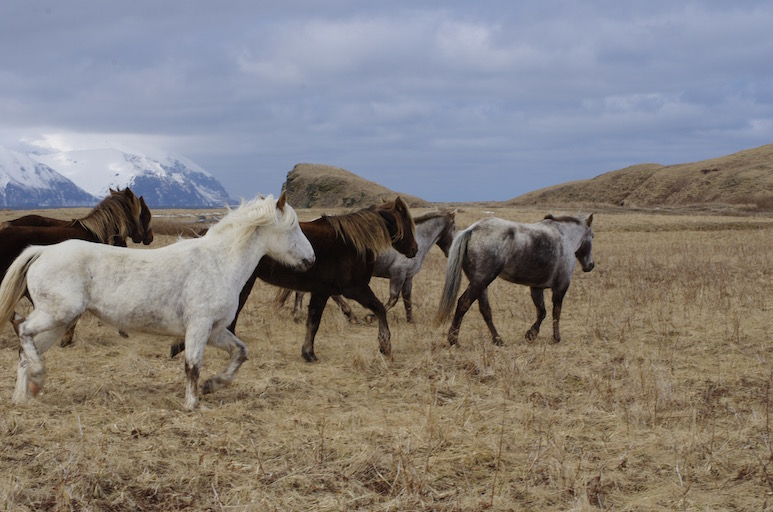
#> input picture horses.jpg, 773 x 512 px, found by its file name
$ python demo2.py
#> lines starting #> are read from the running program, lines starting #| are printed output that depends on the picture
#> further down, image is the input picture: shape (512, 773, 3); mean B, G, R 125.2, 128.2, 133.3
import cv2
import numpy as np


# 自定义函数实现直方图均衡
def custom_histogram_equalization(image):
    # 转换为灰度图像
    gray_image = cv2.cvtColor(image, cv2.COLOR_BGR2GRAY)
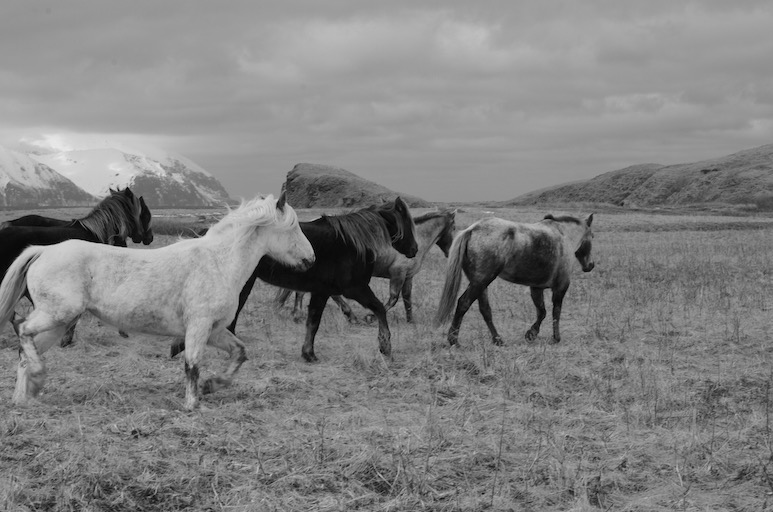
#> gray_image: shape (512, 773); min 0, max 234, mean 129.4

    # 计算直方图
    hist, bins = np.histogram(gray_image.flatten(), bins=256, range=(0, 256))
#> hist = 256 values, max 9690 at index 155, min 0 at index 235, mean 1546; bins = 257 values from 0 to 256

    # 计算累积分布函数（CDF）
    cdf = hist.cumsum()
#> cdf = 256 values from 18 to 395776

    # 归一化CDF
    cdf_normalized = cdf * hist.max() / cdf.max()
#> cdf_normalized = 256 values from 0.441 to 9690

    # 使用CDF进行均衡化
    equalized_image = np.interp(gray_image, bins[:-1], cdf_normalized)
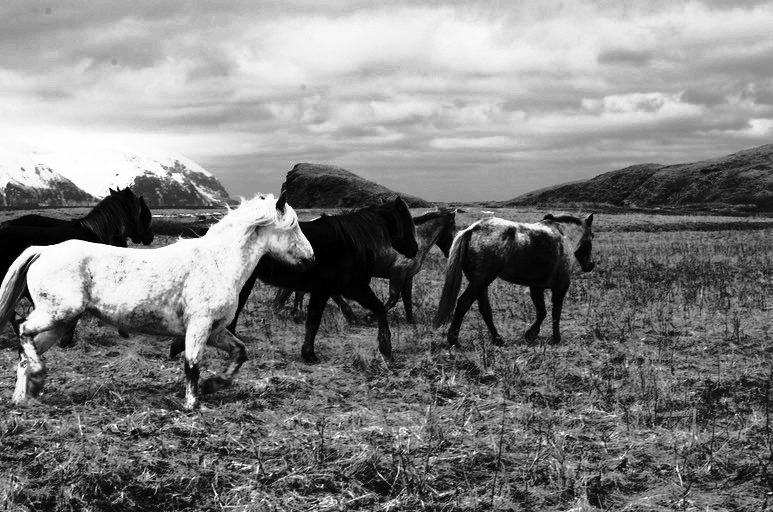
#> equalized_image: shape (512, 773) float64; min 0.441, max 9690, mean 4894.1; drawn with min black and max white

    return equalized_image.astype(np.uint8)
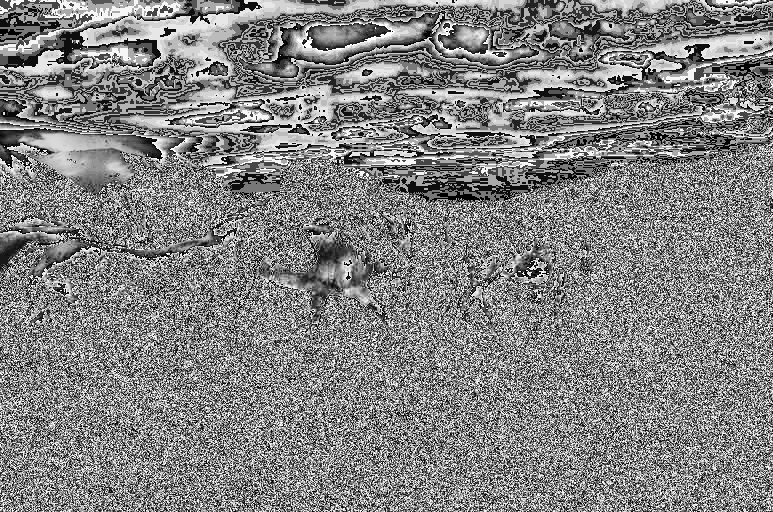
#> returned value: shape (512, 773); min 0, max 255, mean 130.6


# 读取图像
image = cv2.imread(r'/horses.jpg')

# 应用自定义直方图均衡
equalized_image = custom_histogram_equalization(image)

# 显示原始图像和均衡化后的图像
cv2.imshow('Original Image', image)
cv2.imshow('Equalized Image', equalized_image)

# 等待用户按键并关闭窗口
cv2.waitKey(0)
cv2.destroyAllWindows()
